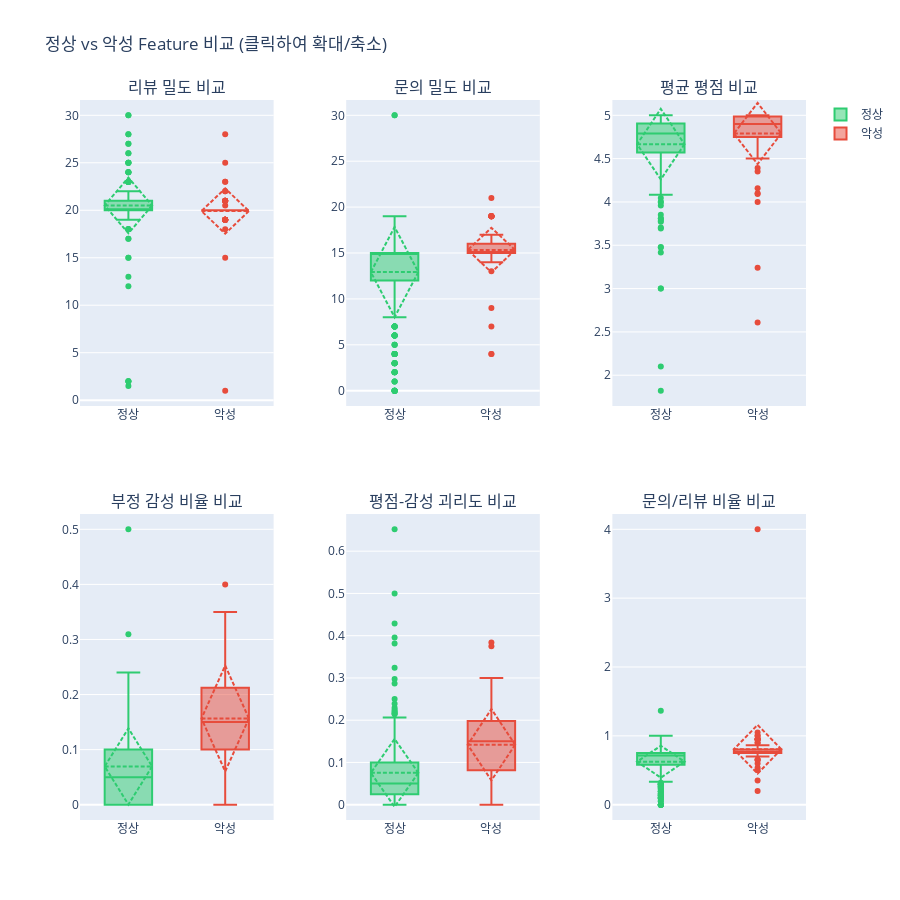

Here is the notebook cell this chart was saved with:
### Markdown cell above
## 🎨 4. Feature 비교 (Box Plot - 인터랙티브)

### Code cell
print("=" * 70)
print("정상 vs 악성 Feature 비교")
print("=" * 70)

key_features = [
    'review_density', 'question_density', 'avg_rating',
    'negative_sentiment_ratio', 'rating_sentiment_gap', 'question_review_ratio'
]

normal = df[df['label_name'] == '정상']
abusive = df[df['label_name'] == '악성']

# 통계 출력
print("\n평균값 비교:")
comparison = pd.DataFrame({
    'Feature': [FEATURE_NAMES[f] for f in key_features],
    '정상': [normal[f].mean() for f in key_features],
    '악성': [abusive[f].mean() for f in key_features],
    '차이': [abusive[f].mean() - normal[f].mean() for f in key_features]
})
print(comparison.round(3).to_string(index=False))

# Subplot 생성 (2x3)
fig = make_subplots(
    rows=2, cols=3,
    subplot_titles=[FEATURE_NAMES[f] + ' 비교' for f in key_features],
    vertical_spacing=0.15,
    horizontal_spacing=0.1
)

for idx, feature in enumerate(key_features):
    row = idx // 3 + 1
    col = idx % 3 + 1
    
    # 정상
    fig.add_trace(
        go.Box(
            y=normal[feature],
            name='정상',
            marker_color='#2ecc71',
            boxmean='sd',
            hovertemplate='<b>정상</b><br>' + 
                          FEATURE_NAMES[feature] + ': %{y:.3f}<br>' +
                          '<extra></extra>',
            showlegend=(idx == 0)
        ),
        row=row, col=col
    )
    
    # 악성
    fig.add_trace(
        go.Box(
            y=abusive[feature],
            name='악성',
            marker_color='#e74c3c',
            boxmean='sd',
            hovertemplate='<b>악성</b><br>' + 
                          FEATURE_NAMES[feature] + ': %{y:.3f}<br>' +
                          '<extra></extra>',
            showlegend=(idx == 0)
        ),
        row=row, col=col
    )

fig.update_layout(
    title_text='정상 vs 악성 Feature 비교 (클릭하여 확대/축소)',
    height=900,
    showlegend=True
)

fig.show()

### Figure 1 — Plotly figure (JSON) as saved in the notebook; plotly's stock layout.template omitted (floating-point values rounded to 4 significant figures; data arrays with more than 128 entries replaced by an {"elided": "..."} marker saying what was removed)
{"data": [{"boxmean": "sd", "hovertemplate": "<b>정상</b><br>리뷰 밀도: %{y:.3f}<br><extra></extra>", "marker": {"color": "#2ecc71"}, "name": "정상", "showlegend": true, "type": "box", "xaxis": "x", "y": {"elided": "282 float values"}, "yaxis": "y"}, {"boxmean": "sd", "hovertemplate": "<b>악성</b><br>리뷰 밀도: %{y:.3f}<br><extra></extra>", "marker": {"color": "#e74c3c"}, "name": "악성", "showlegend": true, "type": "box", "xaxis": "x", "y": [20.0, 19.0, 20.0, 21.0, 20.0, 19.0, 20.0, 20.0, 20.0, 20.0, 20.0, 20.0, 20.0, 19.0, 20.0, 19.0, 20.0, 21.0, 20.0, 20.0, 20.0, 20.0, 20.0, 20.0, 20.0, 20.0, 20.0, 21.0, 20.0, 20.0, 22.0, 20.0, 20.0, 20.0, 20.0, 20.0, 20.0, 20.0, 20.0, 21.0, 20.0, 20.0, 21.0, 20.0, 20.0, 20.0, 20.5, 20.0, 19.0, 19.0, 20.0, 28.0, 20.0, 19.0, 20.0, 20.0, 23.0, 23.0, 20.0, 20.0, 20.0, 20.0, 20.0, 20.0, 20.0, 25.0, 20.0, 20.0, 20.0, 20.0, 15.0, 20.0, 20.0, 21.0, 1.0, 20.0, 20.0, 20.0, 20.0, 22.0, 20.0, 18.0, 19.0, 19.0, 20.0, 20.0, 20.0, 19.0, 20.0, 20.0, 20.0, 19.0], "yaxis": "y"}, {"boxmean": "sd", "hovertemplate": "<b>정상</b><br>문의 밀도: %{y:.3f}<br><extra></extra>", "marker": {"color": "#2ecc71"}, "name": "정상", "showlegend": false, "type": "box", "xaxis": "x2", "y": {"elided": "282 float values"}, "yaxis": "y2"}, {"boxmean": "sd", "hovertemplate": "<b>악성</b><br>문의 밀도: %{y:.3f}<br><extra></extra>", "marker": {"color": "#e74c3c"}, "name": "악성", "showlegend": false, "type": "box", "xaxis": "x2", "y": [19.0, 17.0, 16.0, 16.0, 14.0, 15.0, 19.0, 15.0, 16.0, 16.0, 15.0, 16.0, 15.0, 15.0, 16.0, 15.0, 15.0, 15.0, 15.0, 13.0, 15.0, 15.0, 16.0, 15.0, 17.0, 17.0, 15.0, 15.0, 15.0, 15.0, 19.0, 15.0, 15.0, 19.0, 4.0, 15.0, 16.0, 15.0, 16.0, 15.0, 16.0, 16.0, 15.0, 16.0, 16.0, 16.0, 15.0, 15.0, 16.0, 15.5, 21.0, 15.0, 15.0, 15.0, 16.0, 15.0, 15.0, 15.0, 15.0, 15.0, 16.0, 15.0, 15.0, 7.0, 15.0, 15.0, 15.0, 16.0, 15.0, 15.0, 15.0, 15.0, 15.0, 19.0, 4.0, 16.5, 17.0, 19.0, 15.0, 16.0, 15.0, 9.0, 15.0, 15.0, 16.0, 19.0, 15.0, 15.0, 15.0, 15.0, 16.0, 19.0], "yaxis": "y2"}, {"boxmean": "sd", "hovertemplate": "<b>정상</b><br>평균 평점: %{y:.3f}<br><extra></extra>", "marker": {"color": "#2ecc71"}, "name": "정상", "showlegend": false, "type": "box", "xaxis": "x3", "y": {"elided": "282 float values"}, "yaxis": "y3"}, {"boxmean": "sd", "hovertemplate": "<b>악성</b><br>평균 평점: %{y:.3f}<br><extra></extra>", "marker": {"color": "#e74c3c"}, "name": "악성", "showlegend": false, "type": "box", "xaxis": "x3", "y": [4.95, 5.0, 4.95, 4.762, 5.0, 5.0, 4.9, 5.0, 5.0, 4.9, 5.0, 4.35, 4.7, 5.0, 4.75, 5.0, 4.95, 4.619, 4.9, 5.0, 4.95, 5.0, 4.8, 4.9, 4.9, 4.85, 5.0, 4.571, 4.9, 5.0, 4.091, 5.0, 4.9, 4.95, 4.1, 5.0, 4.9, 4.8, 5.0, 4.857, 4.9, 4.7, 4.667, 4.75, 4.9, 4.7, 4.927, 5.0, 4.947, 4.868, 4.8, 2.607, 4.8, 4.158, 5.0, 4.75, 4.391, 4.565, 4.85, 4.85, 4.95, 4.75, 5.0, 4.75, 4.6, 3.24, 4.95, 4.95, 4.95, 5.0, 4.867, 4.95, 4.9, 4.714, 4.0, 5.0, 5.0, 4.5, 4.975, 4.773, 5.0, 4.944, 4.737, 4.947, 5.0, 4.75, 4.85, 4.895, 4.9, 4.95, 4.9, 4.632], "yaxis": "y3"}, {"boxmean": "sd", "hovertemplate": "<b>정상</b><br>부정 감성 비율: %{y:.3f}<br><extra></extra>", "marker": {"color": "#2ecc71"}, "name": "정상", "showlegend": false, "type": "box", "xaxis": "x4", "y": {"elided": "282 float values"}, "yaxis": "y4"}, {"boxmean": "sd", "hovertemplate": "<b>악성</b><br>부정 감성 비율: %{y:.3f}<br><extra></extra>", "marker": {"color": "#e74c3c"}, "name": "악성", "showlegend": false, "type": "box", "xaxis": "x4", "y": [0.05, 0.1579, 0.05, 0.2857, 0.2, 0.1053, 0.2, 0.25, 0.0, 0.15, 0.15, 0.0, 0.25, 0.2105, 0.25, 0.0, 0.1, 0.2857, 0.15, 0.1, 0.2, 0.05, 0.05, 0.1, 0.15, 0.2, 0.15, 0.3333, 0.2, 0.2, 0.2273, 0.25, 0.4, 0.15, 0.0, 0.15, 0.1, 0.05, 0.15, 0.3333, 0.15, 0.2, 0.2381, 0.0, 0.2, 0.35, 0.2439, 0.3, 0.1053, 0.02632, 0.15, 0.2143, 0.2, 0.0, 0.05, 0.25, 0.2609, 0.3043, 0.15, 0.2, 0.2, 0.2, 0.15, 0.3, 0.1, 0.16, 0.1, 0.1, 0.15, 0.05, 0.0, 0.15, 0.05, 0.2857, 0.0, 0.05, 0.15, 0.2, 0.075, 0.2727, 0.2, 0.1667, 0.1579, 0.0, 0.15, 0.15, 0.2, 0.0, 0.3, 0.25, 0.1, 0.0], "yaxis": "y4"}, {"boxmean": "sd", "hovertemplate": "<b>정상</b><br>평점-감성 괴리도: %{y:.3f}<br><extra></extra>", "marker": {"color": "#2ecc71"}, "name": "정상", "showlegend": false, "type": "box", "xaxis": "x5", "y": {"elided": "282 float values"}, "yaxis": "y5"}, {"boxmean": "sd", "hovertemplate": "<b>악성</b><br>평점-감성 괴리도: %{y:.3f}<br><extra></extra>", "marker": {"color": "#e74c3c"}, "name": "악성", "showlegend": false, "type": "box", "xaxis": "x5", "y": [0.0375, 0.1579, 0.0375, 0.2262, 0.2, 0.1053, 0.175, 0.25, 0.0, 0.125, 0.15, 0.1625, 0.175, 0.2105, 0.1875, 0.0, 0.0875, 0.1905, 0.125, 0.1, 0.1875, 0.05, 0.0, 0.075, 0.125, 0.1625, 0.15, 0.2262, 0.175, 0.2, 0.0, 0.25, 0.375, 0.1375, 0.225, 0.15, 0.075, 0.0, 0.15, 0.2976, 0.125, 0.125, 0.1548, 0.0625, 0.175, 0.275, 0.2256, 0.3, 0.09211, 0.006579, 0.1, 0.3839, 0.15, 0.2105, 0.05, 0.1875, 0.1087, 0.1957, 0.1125, 0.1625, 0.1875, 0.1375, 0.15, 0.2375, 1.11e-16, 0.28, 0.0875, 0.0875, 0.1375, 0.05, 0.03333, 0.1375, 0.025, 0.2143, 0.25, 0.05, 0.15, 0.075, 0.06875, 0.2159, 0.2, 0.1528, 0.09211, 0.01316, 0.15, 0.0875, 0.1625, 0.02632, 0.275, 0.2375, 0.075, 0.09211], "yaxis": "y5"}, {"boxmean": "sd", "hovertemplate": "<b>정상</b><br>문의/리뷰 비율: %{y:.3f}<br><extra></extra>", "marker": {"color": "#2ecc71"}, "name": "정상", "showlegend": false, "type": "box", "xaxis": "x6", "y": {"elided": "282 float values"}, "yaxis": "y6"}, {"boxmean": "sd", "hovertemplate": "<b>악성</b><br>문의/리뷰 비율: %{y:.3f}<br><extra></extra>", "marker": {"color": "#e74c3c"}, "name": "악성", "showlegend": false, "type": "box", "xaxis": "x6", "y": [0.95, 0.8947, 0.8, 0.7619, 0.7, 0.7895, 0.95, 0.75, 0.8, 0.8, 0.75, 0.8, 0.75, 0.7895, 0.8, 0.7895, 0.75, 0.7143, 0.75, 0.65, 0.75, 0.75, 0.8, 0.75, 0.85, 0.85, 0.75, 0.7143, 0.75, 0.75, 0.8636, 0.75, 0.75, 0.95, 0.2, 0.75, 0.8, 0.75, 0.8, 0.7143, 0.8, 0.8, 0.7143, 0.8, 0.8, 0.8, 0.7317, 0.75, 0.8421, 0.8158, 1.05, 0.5357, 0.75, 0.7895, 0.8, 0.75, 0.6522, 0.6522, 0.75, 0.75, 0.8, 0.75, 0.75, 0.35, 0.75, 0.6, 0.75, 0.8, 0.75, 0.75, 1.0, 0.75, 0.75, 0.9048, 4.0, 0.825, 0.85, 0.95, 0.75, 0.7273, 0.75, 0.5, 0.7895, 0.7895, 0.8, 0.95, 0.75, 0.7895, 0.75, 0.75, 0.8, 1.0], "yaxis": "y6"}], "layout": {"annotations": [{"font": {"size": 16}, "showarrow": false, "text": "리뷰 밀도 비교", "x": 0.1333, "xanchor": "center", "xref": "paper", "y": 1, "yanchor": "bottom", "yref": "paper"}, {"font": {"size": 16}, "showarrow": false, "text": "문의 밀도 비교", "x": 0.5, "xanchor": "center", "xref": "paper", "y": 1, "yanchor": "bottom", "yref": "paper"}, {"font": {"size": 16}, "showarrow": false, "text": "평균 평점 비교", "x": 0.8667, "xanchor": "center", "xref": "paper", "y": 1, "yanchor": "bottom", "yref": "paper"}, {"font": {"size": 16}, "showarrow": false, "text": "부정 감성 비율 비교", "x": 0.1333, "xanchor": "center", "xref": "paper", "y": 0.425, "yanchor": "bottom", "yref": "paper"}, {"font": {"size": 16}, "showarrow": false, "text": "평점-감성 괴리도 비교", "x": 0.5, "xanchor": "center", "xref": "paper", "y": 0.425, "yanchor": "bottom", "yref": "paper"}, {"font": {"size": 16}, "showarrow": false, "text": "문의/리뷰 비율 비교", "x": 0.8667, "xanchor": "center", "xref": "paper", "y": 0.425, "yanchor": "bottom", "yref": "paper"}], "height": 900, "showlegend": true, "title": {"text": "정상 vs 악성 Feature 비교 (클릭하여 확대/축소)"}, "xaxis": {"anchor": "y", "domain": [0, 0.2667]}, "xaxis2": {"anchor": "y2", "domain": [0.3667, 0.6333]}, "xaxis3": {"anchor": "y3", "domain": [0.7333, 1]}, "xaxis4": {"anchor": "y4", "domain": [0, 0.2667]}, "xaxis5": {"anchor": "y5", "domain": [0.3667, 0.6333]}, "xaxis6": {"anchor": "y6", "domain": [0.7333, 1]}, "yaxis": {"anchor": "x", "domain": [0.575, 1]}, "yaxis2": {"anchor": "x2", "domain": [0.575, 1]}, "yaxis3": {"anchor": "x3", "domain": [0.575, 1]}, "yaxis4": {"anchor": "x4", "domain": [0, 0.425]}, "yaxis5": {"anchor": "x5", "domain": [0, 0.425]}, "yaxis6": {"anchor": "x6", "domain": [0, 0.425]}}}
